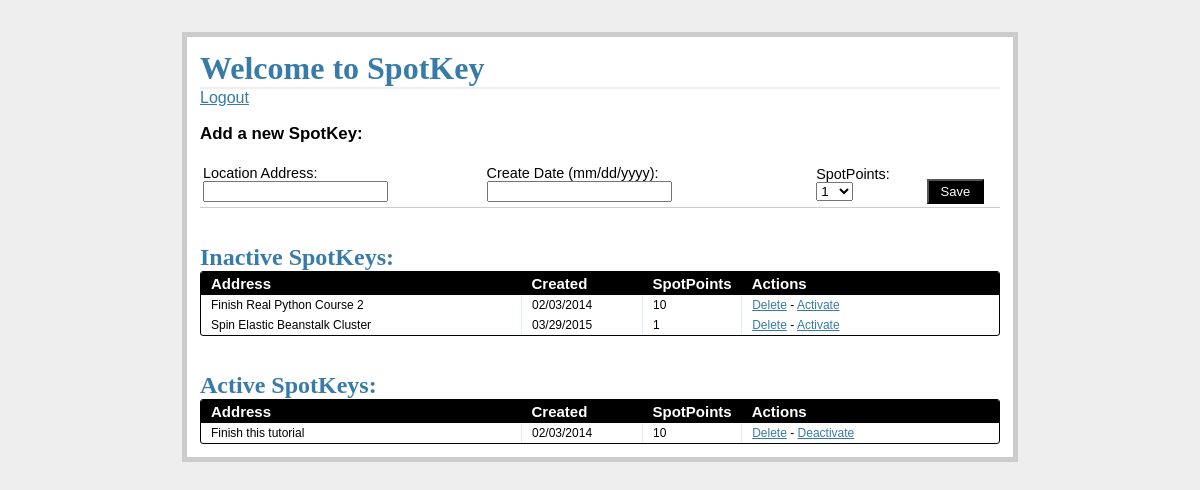
The page /tasks/ (signed in) on the database as committed earlier.
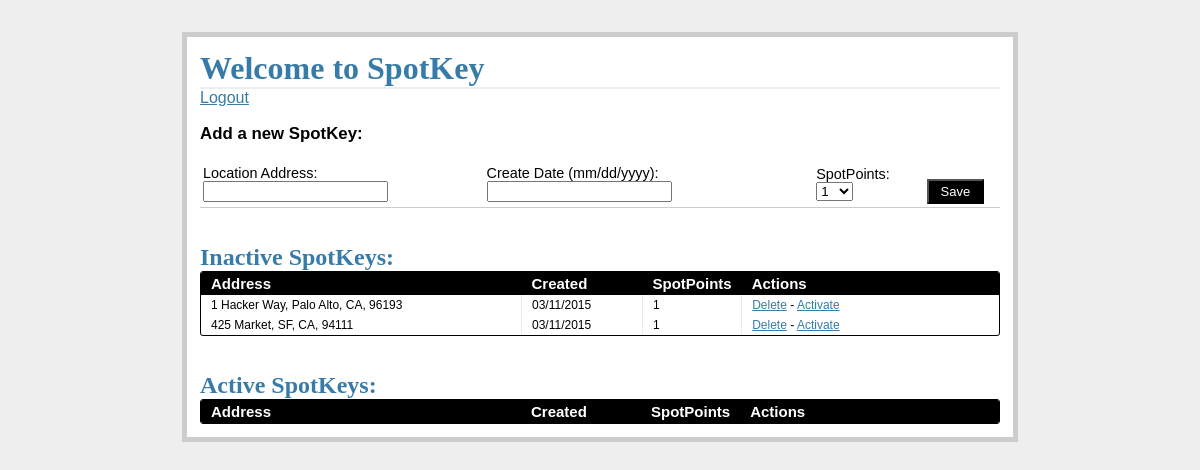
The same page on the database as committed later.
### tables this page shows
CREATE TABLE tasks(task_id INTEGER PRIMARY KEY
	AUTOINCREMENT, name TEXT NOT NULL, due_date TEXT NOT NULL, priority
	INTEGER NOT NULL, status INTEGER NOT NULL);

### views.py (the view)
@app.route('/tasks/')
@login_required
def tasks():
	g.db = connect_db()
	cur = g.db.execute('select name, due_date, priority, task_id from tasks where status=1')
	open_tasks = [dict(name=row[0],due_date=row[1],priority=row[2],task_id=row[3]) for row in cur.fetchall()]
	cur = g.db.execute('select name, due_date, priority, task_id from tasks where status=0')
	closed_tasks = [dict(name=row[0],due_date=row[1],priority=row[2],task_id=row[3]) for row in cur.fetchall()]
	g.db.close()
	return render_template('tasks.html', form=AddTaskForm(request.form),
							open_tasks=open_tasks, closed_tasks=closed_tasks)

### forms.py
class AddTaskForm(Form):
	task_id = IntegerField('Priority')
	name = TextField('Task Name', validators=[DataRequired()])
	due_date = DateField('Date Due (mm/dd/yyyy)', validators=[DataRequired()], format='%m/%d/%Y')
	priority = SelectField(
		'Priority',
		validators=[DataRequired()],
		choices= [
			('1', '1'), ('2', '2'), ('3', '3'), ('4', '4'), ('5', '5'),
			('6', '6'), ('7', '7'), ('8', '8'), ('9', '9'), ('10', '10')
			])
	status = IntegerField('Status')

### views.py (called while the page is built)
def connect_db():
	return sqlite3.connect(app.config['DATABASE'])

def login_required(test):
	@wraps(test)
	def wrap(*args, **kwargs):
		if 'logged in' in session:
			return test(*args, **kwargs)
		else:
			flash('Login first.')
			return redirect(url_for('login'))
	return wrap

### templates/tasks.html (shortened to what this page needs)
{% extends "template.html" %} {% block content %}
<h1>Welcome to SpotKey</h1> <a href="/logout">Logout</a> <div class="add-task">
<h3>Add a new SpotKey:</h3> <table>
<tr>
<form action="{{ url_for('add_task') }}" method="post">
<td>
<label>Location Address:</label> <input name="name" type="text">
</td> <td>
<label>Create Date (mm/dd/yyyy):</label>
<input name="due_date" type="text" width="120px"> </td>
<td>
<label>SpotPoints:</label>
<select name="priority" width="100px">
<option value="1">1</option>
</select> </td>
<td> &nbsp;
<input class="button" type="submit" value="Save"> </td>
</form> </tr>
</table> </div>
<div class="entries"> <br>
<br>
<h2>Inactive SpotKeys:</h2> <div class="datagrid">
<table> <thead>
<tr>
<th width="300px"><strong>Address</strong></th> <th width="100px"><strong>Created</strong></th> <th width="50px"><strong>SpotPoints</strong></th> <th><strong>Actions</strong></th>
</tr>
</thead>
{% for o in open_tasks %}
<tr>
<td width="300px">{{ o.name }}</td> <td width="100px">{{ o.due_date }}</td> <td width="50px">{{ o.priority }}</td> <td>
<a href="{{ url_for('delete', task_id = o.task_id) }}">Delete</a> -
<a href="{{ url_for('complete', task_id = o.task_id) }}">Activate</a>
</td> </tr>
{% endfor %} </table>
</div> <br> <br>
</div>
<div class="entries">
<h2>Active SpotKeys:</h2> <div class="datagrid">
<table>
<thead> <tr>
<th width="300px"><strong>Address</strong></th> <th width="100px"><strong>Created</strong></th> <th width="50px"><strong>SpotPoints</strong></th> <th><strong>Actions</strong></th>
</tr>
</thead>
{% for c in closed_tasks %}
<tr>
<td width="300px">{{ c.name }}</td> <td width="100px">{{ c.due_date }}</td> <td width="50px">{{ c.priority }}</td>
<td>
<a href="{{ url_for('delete', task_id = c.task_id) }}">Delete</a> -
<a href="{{ url_for('uncomplete', task_id = c.task_id) }}">Deactivate</a>
</td></tr>
{% endfor %}
</table> </div>
</div>
{% endblock %}

### templates/template.html (shortened to what this page needs)
<!DOCTYPE html> <html>
<head>
<link rel="stylesheet" href="{{ url_for('static',
filename='css/styles.css') }}"> </head>
<body>
<div class="page">
{% block content %} {% endblock %}
</div> </body>
</html>

### static/css/styles.css (style rules this page uses)
body { font-family: sans-serif; background: #eee; }
a,h1,h2 { color: #377BA8; }
h1,h2 { font-family: 'Georgia', serif; margin: 0; }
h1 { border-bottom: 2px solid #eee; }
h2 { font-size: 1.5em; }
.page { margin: 2em auto; width: 50em; border: 5px solid #ccc; padding: 0.8em; background: white; }
.entries { list-style: none; margin: 0; padding: 0; }
.add-task { font-size: 0.9em; border-bottom: 1px solid #ccc; }
.datagrid table { border-collapse: collapse; text-align: left; width: 100%; }
.datagrid { background: #fff; overflow: hidden; border: 1px solid #000000; border-radius: 3px; }
.datagrid table td, .datagrid table th { padding: 3px 10px; }
.datagrid table thead th { background-color:#000000; color:#FFFFFF; font-size: 15px; font-weight: bold; }
.datagrid table thead th:first-child { border: none; }
.datagrid table tbody td { color: #000000; border-left: 1px solid #E1EEF4; font-size: 12px; font-weight: normal; }
.datagrid table tbody td:first-child { border-left: none; }
.datagrid table tbody tr:last-child td { border-bottom: none; }
.button { background-color:#000; display:inline-block; color:#ffffff; font-size:13px; padding:3px 12px; margin: 0; text-decoration:none; position:relative; }

Rows that differ between the two databases and show on the page:
removed tasks: name "Finish Real Python Course 2", due_date "02/03/2014", priority "10", shown under "Inactive SpotKeys:"
removed tasks: name "Spin Elastic Beanstalk Cluster", due_date "03/29/2015", priority "1", shown under "Inactive SpotKeys:"
removed tasks: name "Finish this tutorial", due_date "02/03/2014", priority "10", shown under "Active SpotKeys:"
added tasks: name "1 Hacker Way, Palo Alto, CA, 96193", due_date "03/11/2015", priority "1", shown under "Inactive SpotKeys:"
added tasks: name "425 Market, SF, CA, 94111", due_date "03/11/2015", priority "1", shown under "Inactive SpotKeys:"
